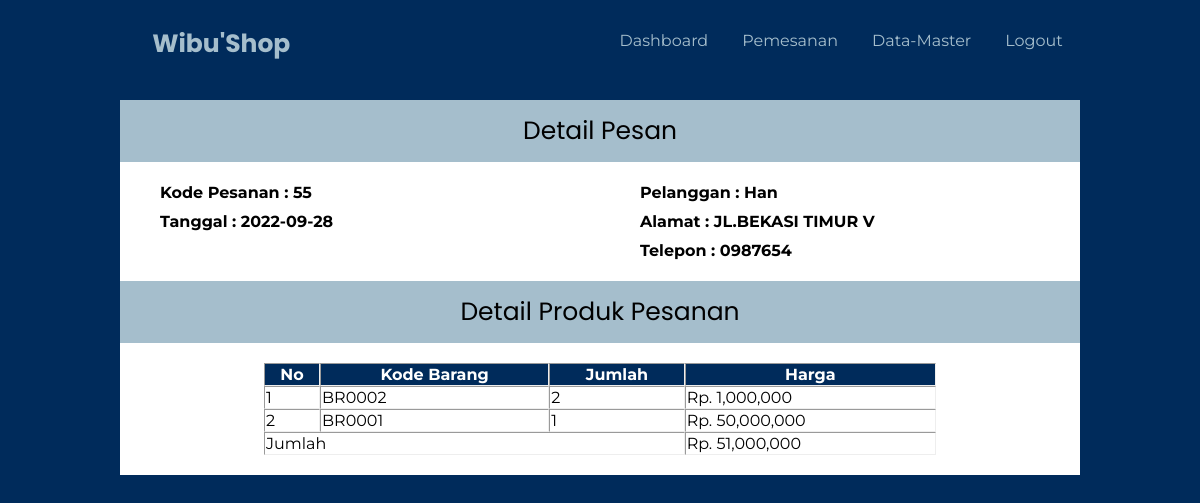
The app's page /detil_pesan.php?kode=55 with its own data.
### tables this page shows
CREATE TABLE `detil_pesan` (
  `id_pesan_produk` int(11) NOT NULL,
  `id_pesan` int(100) NOT NULL,
  `id_produk` varchar(10) NOT NULL,
  `jumlah` int(5) NOT NULL,
  `harga` decimal(10,0) NOT NULL,
  `nm_produk` varchar(100) NOT NULL,
  `subharga` int(100) NOT NULL,
  `total_harga` int(100) NOT NULL
);

CREATE TABLE `pesan` (
  `id_pesan` int(5) NOT NULL,
  `id_pelanggan` varchar(5) NOT NULL,
  `tgl_pesan` date NOT NULL,
  `harga` int(100) NOT NULL,
  `nm_pelanggan` varchar(100) NOT NULL,
  `alamat` text NOT NULL,
  `telepon` varchar(100) NOT NULL
);

### detil_pesan.php (the view, shortened to what this page needs)
<?php
include 'config.php';
$urut = 1;?>
<!DOCTYPE html>
<html lang="en">
<head>
    <link rel="stylesheet" href="style/detil_pesan.css?<?php echo time()?>">
</head>
<body>
<div class="wrapper">
        <div class="nav">
            <div class="logo">
                <a href="#">
                    <p>Wibu'Shop</p>
                </a>
            </div>
            <ul>
                <li class="home"><a href="admin/admin.php">Dashboard</a></li>
                <li class="produk"><a href="admin/pemesanan.php">Pemesanan</a></li>
                <li class="keranjang"><a href="admin/data-master.php">Data-Master</a></li>
                <li class="logout"><a href="login/logout.php">Logout</a></li>
        </div>
    <div class="header">
        <div class="container">
            <div class="title">Detail Pesan</div>
            <div class="data">
                <?php
                $ambil = mysqli_query($koneksi, "SELECT * FROM pesan JOIN detil_pesan ON pesan.id_pesan=detil_pesan.id_pesan WHERE pesan.id_pesan='$_GET[kode]' ");
                $detail = $ambil->fetch_assoc();
                ?>
                <div class="data-left">
                    <ul>
                        <li>Kode Pesanan : <?php echo $detail['id_pesan']?></li>
                        <li>Tanggal : <?php echo $detail['tgl_pesan']?></li>
                    </ul>
                </div>
                <div class="data-right">
                    <ul>
                        <li>Pelanggan : <?php echo $detail['nm_pelanggan']?></li>
                        <li>Alamat : <?php echo $detail['alamat']?></li>
                        <li>Telepon : <?php echo $detail['telepon']?></li>
                    </ul>
                </div>
            </div>
        </div>
        <div class="container">
            <div class="title">Detail Produk Pesanan</div>
            <table border="1" cellspacing="0">
                <thead>
                    <tr>
                        <th>No</th>
                        <th>Kode Barang</th>
                        <th>Jumlah</th>
                        <th>Harga</th>
                    </tr>
                </thead>
                <?php
                $ambil1 = mysqli_query($koneksi, "SELECT * FROM detil_pesan WHERE id_pesan='$_GET[kode]'");
                while($detail1 = $ambil1->fetch_assoc()){
                ?>
                <tbody>
                    <tr>
                        <td><?php echo $urut++ ?></td>
                        <td><?php echo $detail1['id_produk']?></td>
                        <td><?php echo $detail1['jumlah']?></td>
                        <td>Rp. <?php echo number_format($detail1['subharga'])?></td>
                    </tr>
                </tbody>
                <?php
                }
                ?>
                <tfoot>
                    <tr>
                        <td colspan="3">Jumlah</td>
                        <td >Rp. <?php echo number_format($detail['total_harga']);?></td>
                    </tr>
                </tfoot>
            </table>
        </div>
    </div>
</div>
</body>
</html>

### style/detil_pesan.css (style rules this page uses)
:root { --montserrat: 'Montserrat', sans-serif; --poppins: 'Poppins', sans-serif; --birutua: #002b5b; --putih2: #a5becc; --ungu: #4a1e59; --ungu-muda: #8930a9; --putih: #fff; }
html { margin: 0; padding: 0; width: 100%; }
body { margin: 0; padding: 0; width: 100%; height: 100%; background-color: #002b5b; display: block; }
.logo { float: left; padding: 0px 30px; font-family: var(--poppins); font-size: 25px; font-weight: bold; }
.logo a { text-decoration: none; color: #a5becc; }
.nav { position: absolute; top: 0; left: 0; margin: 0; padding: 0; height: 80px; width: 100%; display: flex; justify-content: space-around; }
.nav ul { list-style: none; cursor: pointer; float: left; }
.nav ul li { list-style: none; display: inline-block; padding: 15px 15px; }
.nav ul li a { color: #a5becc; text-decoration: none; font-weight: 400; font-family: var(--montserrat); }
.header { width: 80%; margin: 100px auto; }
.container { width: 100%; display: flex; flex-direction: column; align-items: center; background-color: var(--putih); }
.container .title { font-size: 25px; padding: 12px 0; width: 100%; text-align: center; background-color: var(--putih2); font-family: var(--poppins); }
.container .data { width: 100%; display: flex; font-family: var(--montserrat); }
.container .data .data-left, .data-right { width: 50%; }
.container .data .data-left ul, .data-right ul { list-style: none; line-height: 29px; }
.container .data .data-left ul, .data-right ul li { font-weight: bold; }
.container table { margin: 20px; font-family: var(--montserrat); width: 70%; border: none; }
.container table thead { background-color: var(--birutua); }
.container table thead tr th { color: #fff; }

### records on screen
detil_pesan: id_pesan "55", id_produk "BR0002", jumlah "2", subharga "1,000,000", total_harga "51,000,000"
pesan: tgl_pesan "2022-09-28", nm_pelanggan "Han", alamat "JL.BEKASI TIMUR V", telepon "0987654"
detil_pesan: id_produk "BR0001", jumlah "1", subharga "50,000,000"
